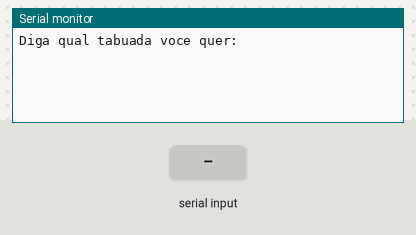
The sketch below on a simulated Arduino Uno, built with avr-gcc and run on an emulated ATmega328P. Shown: the last lines printed to the serial monitor. The test bench sets the inputs (shaded band).

Above: at 1.2 s.
1.3 s: "90,45\n" received over Serial
At 2.4 s:
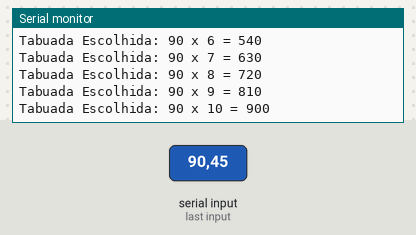
2.8 s: "30,150\n" received over Serial
At 4.9 s:
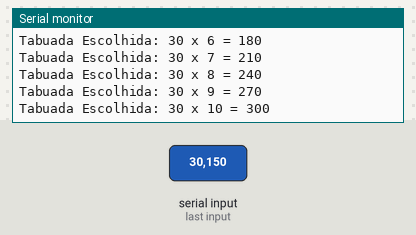
Timing chart, 0 to 6.4 s (numbered marks = the images above; inputs shaded):
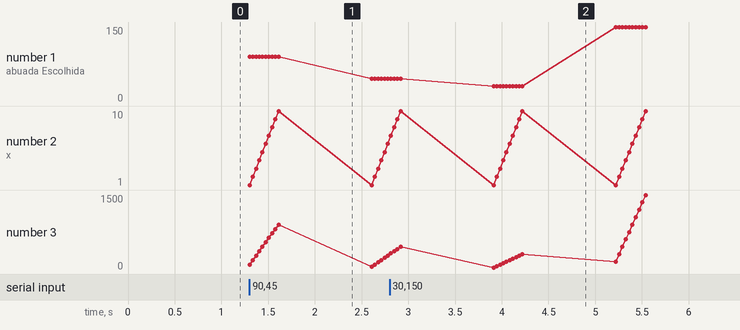

Measured:
- after the input at 1.3 s, the serial monitor: prints a new line at once (image 1)
- after the input at 2.8 s, the serial monitor: prints a new line after 1.1 s (image 2)

The sketch:

t_buada1.ino
```cpp
int TabuadaEscolhida;
int resultado;


void setup() {
  Serial.begin(9600);
}

void loop() {
  Serial.println("Diga qual tabuada voce quer:");
  while (!Serial.available()) {}
  TabuadaEscolhida = Serial.parseInt();

  for (int contador = 1;contador  <= 10; contador++) {
   resultado = TabuadaEscolhida * contador;

     Serial.print("Tabuada Escolhida: ");
    Serial.print(TabuadaEscolhida);
   Serial.print(" x ");
    Serial.print(contador);
    Serial.print(" = ");
    Serial.println(resultado);
  }
  delay(1000);
}

    
```
